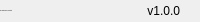
              <widget class="QFrame" name="bottomBar">
               <property name="minimumSize">
                <size>
                 <width>0</width>
                 <height>22</height>
                </size>
               </property>
               <property name="maximumSize">
                <size>
                 <width>16777215</width>
                 <height>22</height>
                </size>
               </property>
               <property name="frameShape">
                <enum>QFrame::NoFrame</enum>
               </property>
               <property name="frameShadow">
                <enum>QFrame::Raised</enum>
               </property>
               <layout class="QHBoxLayout" name="horizontalLayout_5">
                <property name="spacing">
                 <number>0</number>
                </property>
                <property name="leftMargin">
                 <number>0</number>
                </property>
                <property name="topMargin">
                 <number>0</number>
                </property>
                <property name="rightMargin">
                 <number>0</number>
                </property>
                <property name="bottomMargin">
                 <number>0</number>
                </property>
                <item>
                 <widget class="QLabel" name="creditsLabel">
                  <property name="maximumSize">
                   <size>
                    <width>16777215</width>
                    <height>16</height>
                   </size>
                  </property>
                  <property name="font">
                   <font>
                    <family>Segoe UI</family>
                    <pointsize>-1</pointsize>
                    <weight>50</weight>
                    <italic>false</italic>
                    <bold>false</bold>
                   </font>
                  </property>
                  <property name="text">
                   <string>By: Wanderson M. Pimenta</string>
                  </property>
                  <property name="alignment">
                   <set>Qt::AlignLeading|Qt::AlignLeft|Qt::AlignVCenter</set>
                  </property>
                 </widget>
                </item>
                <item>
                 <widget class="QLabel" name="version">
                  <property name="text">
                   <string>v1.0.0</string>
                  </property>
                  <property name="alignment">
                   <set>Qt::AlignRight|Qt::AlignTrailing|Qt::AlignVCenter</set>
                  </property>
                 </widget>
                </item>
                <item>
                 <widget class="QFrame" name="frame_size_grip">
                  <property name="minimumSize">
                   <size>
                    <width>20</width>
                    <height>0</height>
                   </size>
                  </property>
                  <property name="maximumSize">
                   <size>
                    <width>20</width>
                    <height>16777215</height>
                   </size>
                  </property>
                  <property name="frameShape">
                   <enum>QFrame::NoFrame</enum>
                  </property>
                  <property name="frameShadow">
                   <enum>QFrame::Raised</enum>
                  </property>
                 </widget>
                </item>
               </layout>
              </widget>
